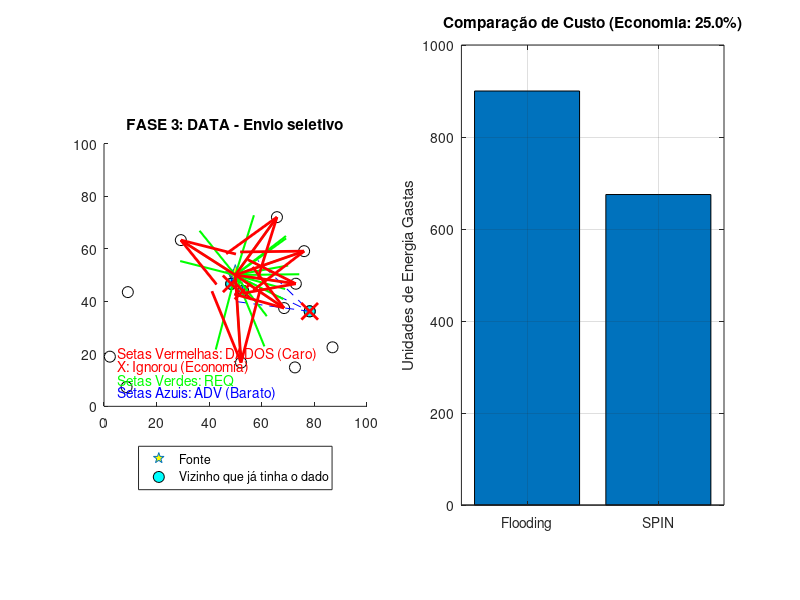

Reproduce this figure in MATLAB. (Note: this script raises an error after producing the figure.)
% Script: Simulacao_SPIN_Solucao.m
% Objetivo: Simular o protocolo SPIN (ADV -> REQ -> DATA) como solução ao Flooding
% Baseado na seção "SENSOR PROTOCOLS FOR INFORMATION VIA NEGOTIATION" 

clear; clc; close all;

% --- Parâmetros ---
N = 15;
Area = 100;
Raio = 40;
Fonte_ID = 1;

% Custos de Energia (Arbitrários para comparação)
Custo_DATA = 100; % Enviar o dado é caro (ex: imagem, audio)
Custo_Meta = 5;   % ADV e REQ são metadados pequenos e baratos

% --- Configuração da Rede ---
x = rand(1, N) * Area;
y = rand(1, N) * Area;
x(Fonte_ID) = 50; y(Fonte_ID) = 50; % Fonte no centro

% Calcular Vizinhos
Adj = false(1, N);
for i = 2:N
    d = sqrt((x(i)-x(1))^2 + (y(i)-y(1))^2);
    if d <= Raio
        Adj(i) = true;
    end
end
vizinhos = find(Adj);

% --- Cenário: Alguns vizinhos já têm o dado (Redundância) ---
% No Flooding, eles receberiam de novo (desperdício).
% No SPIN, eles vão ignorar o ADV.
tem_o_dado = false(1, N);
% Vamos dizer que 40% dos vizinhos já possuem essa informação de outra rota
num_vizinhos = length(vizinhos);
num_redundantes = floor(num_vizinhos * 0.4); 
if num_redundantes > 0
    vizinhos_redundantes = vizinhos(randperm(num_vizinhos, num_redundantes));
    tem_o_dado(vizinhos_redundantes) = true;
end

% --- Visualização ---
figure('Color', 'w', 'Position', [100, 100, 900, 600]);
subplot(1, 2, 1); % Lado esquerdo: Mapa
hold on; axis([0 Area 0 Area]); axis square;
title('Protocolo SPIN: Negociação (ADV-REQ-DATA)');

% Desenhar nós
h_nos = plot(x, y, 'ko', 'MarkerFaceColor', 'w', 'MarkerSize', 8);
% Destacar Fonte
h_fonte = plot(x(Fonte_ID), y(Fonte_ID), 'p', 'MarkerFaceColor', 'y', 'MarkerSize', 15);
% Destacar quem já tem o dado (não precisa receber de novo)
h_tem = plot(x(tem_o_dado), y(tem_o_dado), 'ko', 'MarkerFaceColor', 'c', 'MarkerSize', 8);

% --- FASE 1: ADV (Anúncio) ---
% Fonte envia metadados baratos para todos os vizinhos
% [cite: 506] "broadcasts an ADV message containing a descriptor"
pause(1);
title('FASE 1: ADV (Anúncio) - "Eu tenho dados!"');
for v = vizinhos
    quiver(x(Fonte_ID), y(Fonte_ID), x(v)-x(Fonte_ID), y(v)-y(Fonte_ID), ...
        0, 'Color', 'b', 'LineStyle', '--', 'MaxHeadSize', 0.5);
end
% Legenda Fase 1
text(5, 5, 'Setas Azuis: ADV (Barato)', 'Color', 'b');
pause(2);

% --- FASE 2: REQ (Requisição) ---
% Apenas quem NÃO tem o dado pede
% [cite: 507] "If a neighbor is interested... sends a REQ"
title('FASE 2: REQ (Requisição) - "Eu quero!"');
quem_pediu = [];
for v = vizinhos
    if ~tem_o_dado(v)
        % Envia REQ de volta para a fonte
        quiver(x(v), y(v), x(Fonte_ID)-x(v), y(Fonte_ID)-y(v), ...
            0, 'Color', 'g', 'LineWidth', 1.5, 'MaxHeadSize', 0.5);
        quem_pediu = [quem_pediu, v];
    else
        % Desenha um X vermelho em quem ignorou
        plot(x(v), y(v), 'rx', 'MarkerSize', 12, 'LineWidth', 2);
    end
end
text(5, 10, 'Setas Verdes: REQ', 'Color', 'g');
text(5, 15, 'X: Ignorou (Economia)', 'Color', 'r');
pause(2);

% --- FASE 3: DATA (Envio Real) ---
% Fonte envia o dado pesado SÓ para quem pediu
% [cite: 510] "DATA is sent to this neighbor"
title('FASE 3: DATA - Envio seletivo');
for v = quem_pediu
    quiver(x(Fonte_ID), y(Fonte_ID), x(v)-x(Fonte_ID), y(v)-y(Fonte_ID), ...
        0, 'Color', 'r', 'LineWidth', 2, 'MaxHeadSize', 0.5);
end
text(5, 20, 'Setas Vermelhas: DADOS (Caro)', 'Color', 'r');

legend([h_fonte, h_tem], {'Fonte', 'Vizinho que já tinha o dado'}, 'Location', 'southoutside');

% --- CÁLCULO DE ECONOMIA (Gráfico de Barras) ---
subplot(1, 2, 2); % Lado direito: Gráfico
num_total_vizinhos = length(vizinhos);
num_interessados = length(quem_pediu);

% Custo Flooding: Envia DATA para TODOS (cegamente)
gasto_flooding = num_total_vizinhos * Custo_DATA;

% Custo SPIN: (ADV p/ todos) + (REQ dos interessados) + (DATA p/ interessados)
gasto_spin = (num_total_vizinhos * Custo_Meta) + ...
             (num_interessados * Custo_Meta) + ...
             (num_interessados * Custo_DATA);

bar([gasto_flooding, gasto_spin]);
set(gca, 'XTickLabel', {'Flooding', 'SPIN'});
ylabel('Unidades de Energia Gastas');
title(['Comparação de Custo (Economia: ' num2str(100 - (gasto_spin/gasto_flooding)*100, '%0.1f') '%)']);
grid on;

% Cores nas barras
h_bar = findobj(gca,'Type','bar');
h_bar.FaceColor = 'flat';
h_bar.CData(1,:) = [1 0 0]; % Flooding Vermelho
h_bar.CData(2,:) = [0 0.5 0]; % SPIN Verde